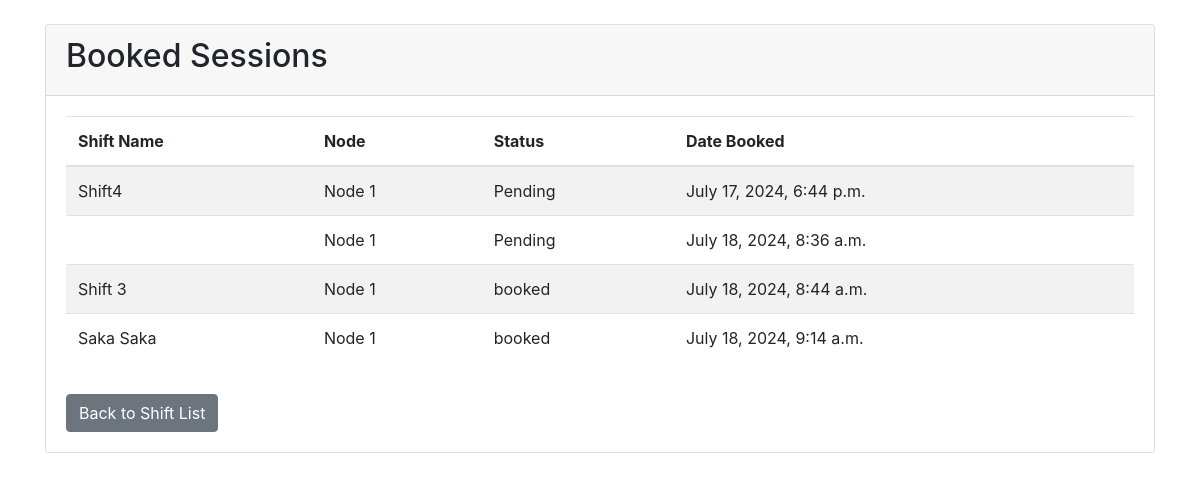
The app's page /booking/bookings/, older data.
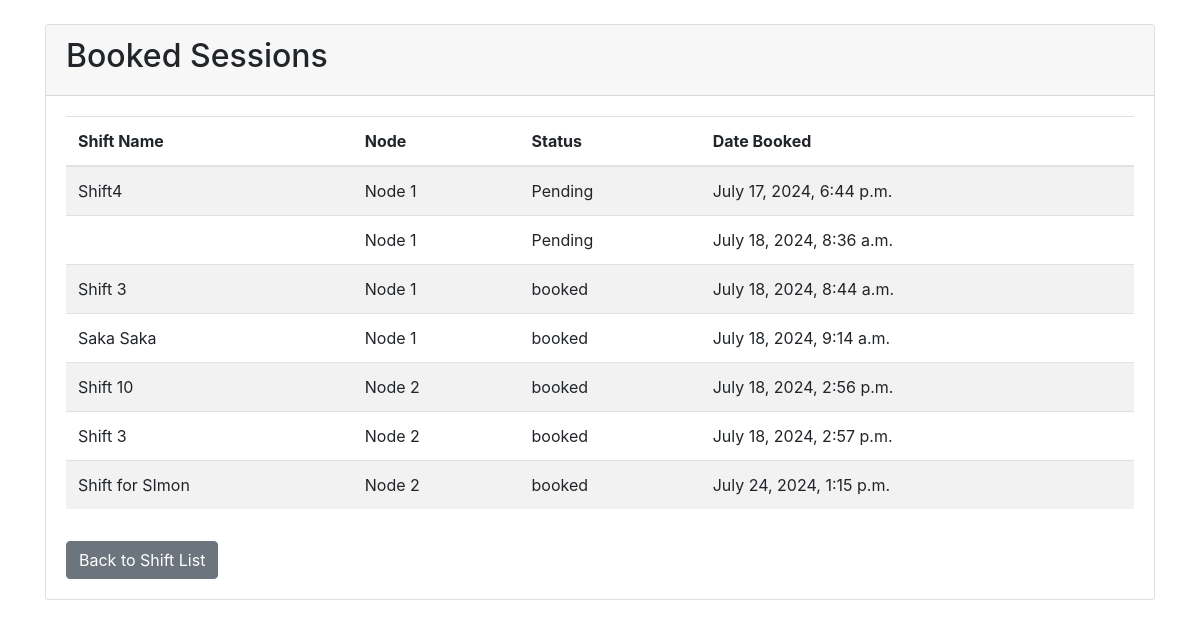
The same page, newer data.
### booking/models.py (models this page shows, shortened)
class Booking(models.Model):
    shift = models.ForeignKey(Shift, on_delete=models.CASCADE)
    node = models.ForeignKey(Node, on_delete=models.CASCADE)
    status = models.CharField(max_length=50, choices=[('pending', 'Pending'), ('accepted', 'Accepted'), ('rejected', 'Rejected')])
    created_at = models.DateTimeField(auto_now_add=True)

class Shift(models.Model):
    shift_name = models.CharField(max_length=100)
    start_time = models.DateTimeField()
    end_time = models.DateTimeField()
    created_at = models.DateTimeField(auto_now_add=True)
    booked = models.BooleanField(default=False)

class Node(models.Model):
    node_name = models.CharField(max_length=100)
    location = models.CharField(max_length=100)

### booking/views.py (the view)
# urls.py: path('bookings/', views.booking_list, name='bookings'),
def booking_list(request):
    bookings = Booking.objects.select_related('shift', 'node').all()  # Retrieve all bookings with related shifts and nodes
    return render(request, 'bookings.html', {'bookings': bookings})

### booking/templates/bookings.html (shortened to what this page needs)
{% extends 'base.html' %}
{% load static %}
{% block content %}
<div class="card">
    <div class="card-header">
        <h2>Booked Sessions</h2>
    </div>
    <div class="card-body">
        <table class="table table-striped">
            <thead>
                <tr>
                    <th>Shift Name</th>
                    <th>Node</th>
                    <th>Status</th>
                    <th>Date Booked</th>
                </tr>
            </thead>
            <tbody>
                {% for booking in bookings %}
                    <tr>
                        <td>{{ booking.shift.shift_name }}</td>
                        <td>{{ booking.node.node_name }}</td>
                        <td>{{ booking.get_status_display }}</td>
                        <td>{{ booking.created_at }}</td>
                    </tr>
                {% empty %}
                    <tr>
                        <td colspan="4">No bookings found.</td>
                    </tr>
                {% endfor %}
            </tbody>
        </table>
        <a href="{% url 'shift_list' %}" class="btn btn-secondary mt-3">Back to Shift List</a>
    </div>
</div>
{% endblock %}

### booking/templates/base.html (shortened to what this page needs)
{% load static %}
<!DOCTYPE html>
<html>
<head>
    <link rel="stylesheet" href="https://stackpath.bootstrapcdn.com/bootstrap/4.5.2/css/bootstrap.min.css">
</head>
<body>
    <div class="container mt-4">
        {% block content %}{% endblock %}
    </div>
</body>
</html>

Row changes from the older to the newer data that the page shows:
added Booking: shift.shift_name "Shift 10", node.node_name "Node 2", status "booked", created_at "July 18, 2024, 2:56 p.m."
added Booking: shift.shift_name "Shift 3", node.node_name "Node 2", status "booked", created_at "July 18, 2024, 2:57 p.m."
added Booking: shift.shift_name "Shift for SImon", node.node_name "Node 2", status "booked", created_at "July 24, 2024, 1:15 p.m."
